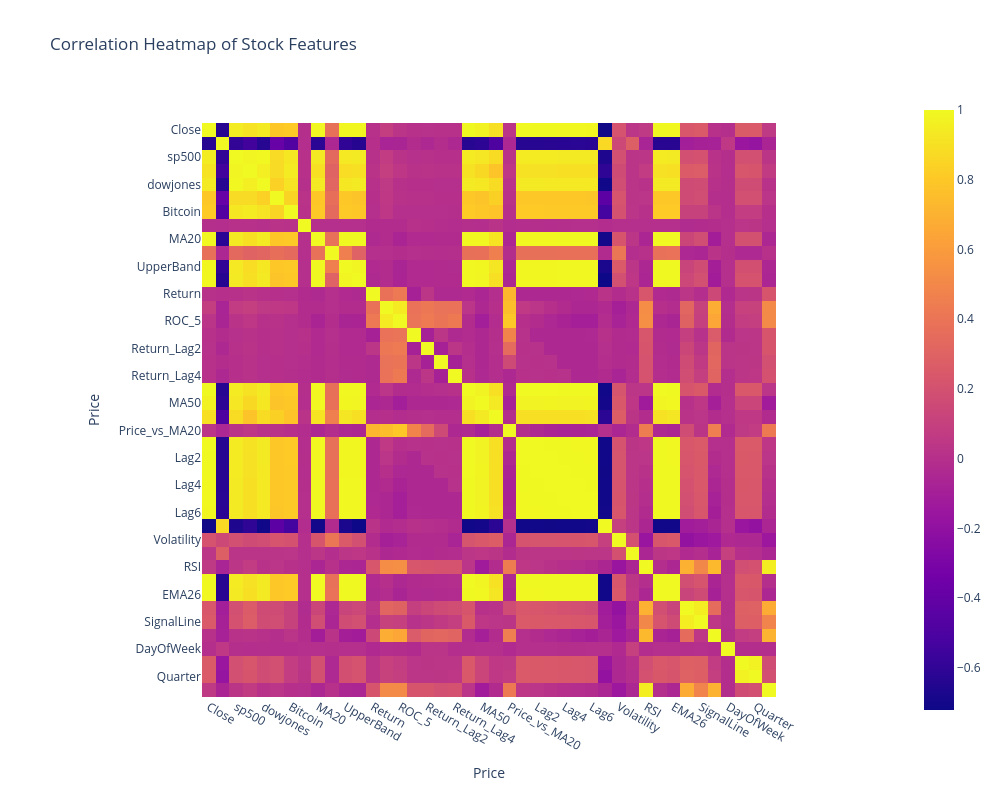

Notebook cell for this chart:
### Code cell
# Check feature correations with the target variable
corr_with_target = stocks.corr()['Target'].sort_values(ascending=False)
print("Correlation of features with Target variable:")
print(corr_with_target)
stocks.corr()
corr_with_target.plot(kind='barh', title='Correlation of Features with Target Variable', figsize=(12, 10), color='skyblue')
print(corr_with_target)
#fig = px.imshow(stocks.corr(), title='Correlation Heatmap of Stock Features', width=1000, height=800)
fig.show()

#corr_with_close = stocks.corr()['Close'].sort_values(ascending=False).drop('Close')
#print("Correlation of features with Close price:")
#print(corr_with_close)
#corr_with_close.plot(kind='barh', title='Correlation of Features with Close Price', figsize=(12, 6), color='salmon')
#fig.show()

# Correlation of lag features with the target variable
lag_features = [col for col in stocks.columns if 'Lag' in col]
corr_with_lags = stocks[lag_features + ['Target']].corr()['Target'].sort_values(ascending=False)
corr_with_lags.plot(kind='barh', title='Correlation of Lag Features with Target Variable', figsize=(12, 6), color='lightgreen')

### Figure 1 — Plotly figure (JSON) as saved in the notebook; plotly's stock layout.template omitted (floating-point values rounded to 4 significant figures; data arrays with more than 128 entries replaced by an {"elided": "..."} marker saying what was removed)
{"data": [{"coloraxis": "coloraxis", "hovertemplate": "Price: %{x}<br>Price: %{y}<br>color: %{z}<extra></extra>", "name": "0", "type": "heatmap", "x": ["Close", "Volume", "sp500", "nasdaq", "dowjones", "Gold", "Bitcoin", "Target", "MA20", "STD20", "UpperBand", "LowerBand", "Return", "Momentum_5", "ROC_5", "Return_Lag1", "Return_Lag2", "Return_Lag3", "Return_Lag4", "MA5", "MA50", "MA200", "Price_vs_MA20", "Lag1", "Lag2", "Lag3", "Lag4", "Lag5", "Lag6", "Volume_MA5", "Volatility", "VolumeSpike", "RSI", "EMA12", "EMA26", "MACD", "SignalLine", "MACD_Histogram", "DayOfWeek", "Month", "Quarter", "RSI_bin"], "xaxis": "x", "y": ["Close", "Volume", "sp500", "nasdaq", "dowjones", "Gold", "Bitcoin", "Target", "MA20", "STD20", "UpperBand", "LowerBand", "Return", "Momentum_5", "ROC_5", "Return_Lag1", "Return_Lag2", "Return_Lag3", "Return_Lag4", "MA5", "MA50", "MA200", "Price_vs_MA20", "Lag1", "Lag2", "Lag3", "Lag4", "Lag5", "Lag6", "Volume_MA5", "Volatility", "VolumeSpike", "RSI", "EMA12", "EMA26", "MACD", "SignalLine", "MACD_Histogram", "DayOfWeek", "Month", "Quarter", "RSI_bin"], "yaxis": "y", "z": {"elided": "42x42 float values"}}], "layout": {"coloraxis": {"colorscale": [[0, "#0d0887"], [0.1111, "#46039f"], [0.2222, "#7201a8"], [0.3333, "#9c179e"], [0.4444, "#bd3786"], [0.5556, "#d8576b"], [0.6667, "#ed7953"], [0.7778, "#fb9f3a"], [0.8889, "#fdca26"], [1, "#f0f921"]]}, "height": 800, "title": {"text": "Correlation Heatmap of Stock Features"}, "width": 1000, "xaxis": {"anchor": "y", "constrain": "domain", "domain": [0, 1], "scaleanchor": "y", "title": {"text": "Price"}}, "yaxis": {"anchor": "x", "autorange": "reversed", "constrain": "domain", "domain": [0, 1], "title": {"text": "Price"}}}}
